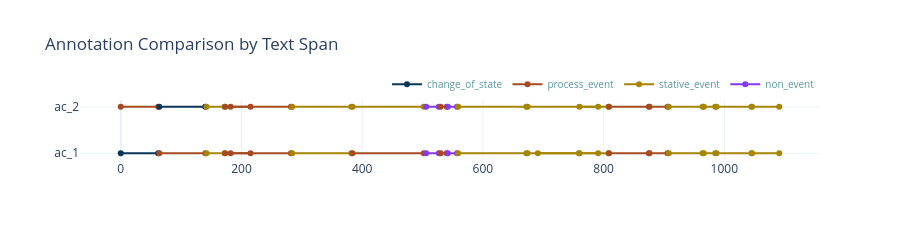

The cell this chart's notebook holds for it:
### Markdown cell above
## Calculate Scott's pi and Cohen's kappa for two annotators with `calculate_scotts_pi()` and `calculate_cohens_kappa()` <a class="anchor" id="3-bullet"></a>


The demo project contains three annotation collections.
In this demo we will compute the agreement of the collections 'ac_1' and 'ac_2'.

For every annotation in annotation collection 1 (`ac1_name_or_inst`) both methods search for the best matching annotation
in annotation collection 2 (`ac2_name_or_inst`) with respect to its annotation text span.
The following examples show how matching annotations in two annotation collections are identified:

<img src="img/best_match_example_iaa.png">

In contrast to the `gamma_agreement` method (see below), both `calculate_scotts_pi()` and `calculate_cohens_kappa()` only consider the best matching annotations
from both annotation collections when computing the IAA value.

### Basic example <a class="anchor" id="3.1"></a>

First, we will take look at both annotation collections by comparing the annotation spans.

### Code cell
# compare the annotation collections by start point
my_project.compare_annotation_collections(
    annotation_collections=['ac_1', 'ac_2']
)

### Figure 1 — Plotly figure (JSON) as saved in the notebook; plotly's stock layout.template omitted (floating-point values rounded to 4 significant figures)
{"data": [{"legendgroup": "change_of_state", "marker": {"color": "#093658"}, "mode": "lines+markers", "name": "change_of_state", "showlegend": true, "text": "<I><br>One morning, as Gregor Samsa was waking up from anxious<br>dreams<br></I>", "x": [0, 62], "y": ["ac_1", "ac_1"], "type": "scatter"}, {"legendgroup": "process_event", "marker": {"color": "#A64B21"}, "mode": "lines+markers", "name": "process_event", "showlegend": true, "text": "<I><br>he discovered that in bed he had been changed into<br>a monstrous verminous bug<br></I>", "x": [64, 140], "y": ["ac_1", "ac_1"], "type": "scatter"}, {"legendgroup": "stative_event", "marker": {"color": "#A68500"}, "mode": "lines+markers", "name": "stative_event", "showlegend": true, "text": "<I><br>He lay on his armour-hard back<br></I>", "x": [142, 172], "y": ["ac_1", "ac_1"], "type": "scatter"}, {"legendgroup": "process_event", "marker": {"color": "#A64B21"}, "mode": "lines+markers", "name": "process_event", "showlegend": false, "text": "<I><br>and saw his brown, arched abdomen divided up into rigid<br>bow-like sections<br></I>", "x": [173, 282], "y": ["ac_1", "ac_1"], "type": "scatter"}, {"legendgroup": "process_event", "marker": {"color": "#A64B21"}, "mode": "lines+markers", "name": "process_event", "showlegend": false, "text": "<I><br>as he lifted his head up a little<br></I>", "x": [182, 215], "y": ["ac_1", "ac_1"], "type": "scatter"}, {"legendgroup": "stative_event", "marker": {"color": "#A68500"}, "mode": "lines+markers", "name": "stative_event", "showlegend": false, "text": "<I><br>From this height the blanket, just about ready to slide<br>off completely, could hardly stay in place<br></I>", "x": [284, 382], "y": ["ac_1", "ac_1"], "type": "scatter"}, {"legendgroup": "process_event", "marker": {"color": "#A64B21"}, "mode": "lines+markers", "name": "process_event", "showlegend": false, "text": "<I><br>His numerous legs, pitifully thin in comparison to the rest<br>of his circumference, flickered helplessly before his eyes<br></I>", "x": [384, 502], "y": ["ac_1", "ac_1"], "type": "scatter"}, {"legendgroup": "non_event", "marker": {"color": "#843AF2"}, "mode": "lines+markers", "name": "non_event", "showlegend": true, "text": "<I><br>What's happened to me<br></I>", "x": [506, 527], "y": ["ac_1", "ac_1"], "type": "scatter"}, {"legendgroup": "process_event", "marker": {"color": "#A64B21"}, "mode": "lines+markers", "name": "process_event", "showlegend": false, "text": "<I><br>he thought<br></I>", "x": [530, 540], "y": ["ac_1", "ac_1"], "type": "scatter"}, {"legendgroup": "non_event", "marker": {"color": "#843AF2"}, "mode": "lines+markers", "name": "non_event", "showlegend": false, "text": "<I><br>It was no dream<br></I>", "x": [542, 557], "y": ["ac_1", "ac_1"], "type": "scatter"}, {"legendgroup": "stative_event", "marker": {"color": "#A68500"}, "mode": "lines+markers", "name": "stative_event", "showlegend": false, "text": "<I><br>His room, a proper room for a human being, only<br>somewhat too small, lay quietly between the four well-known walls<br></I>", "x": [559, 672], "y": ["ac_1", "ac_1"], "type": "scatter"}, {"legendgroup": "stative_event", "marker": {"color": "#A68500"}, "mode": "lines+markers", "name": "stative_event", "showlegend": false, "text": "<I><br>Above the table hung the picture<br></I>", "x": [674, 808], "y": ["ac_1", "ac_1"], "type": "scatter"}, {"legendgroup": "stative_event", "marker": {"color": "#A68500"}, "mode": "lines+markers", "name": "stative_event", "showlegend": false, "text": "<I><br>on which an unpacked collection of sample cloth goods was<br>spread out<br></I>", "x": [691, 759], "y": ["ac_1", "ac_1"], "type": "scatter"}, {"legendgroup": "stative_event", "marker": {"color": "#A68500"}, "mode": "lines+markers", "name": "stative_event", "showlegend": false, "text": "<I><br>Samsa was a travelling salesman<br></I>", "x": [760, 791], "y": ["ac_1", "ac_1"], "type": "scatter"}, {"legendgroup": "process_event", "marker": {"color": "#A64B21"}, "mode": "lines+markers", "name": "process_event", "showlegend": false, "text": "<I><br>which he had cut out of an illustrated magazine a<br>little while ago<br></I>", "x": [809, 875], "y": ["ac_1", "ac_1"], "type": "scatter"}, {"legendgroup": "process_event", "marker": {"color": "#A64B21"}, "mode": "lines+markers", "name": "process_event", "showlegend": false, "text": "<I><br>and set in a pretty gilt frame<br></I>", "x": [876, 906], "y": ["ac_1", "ac_1"], "type": "scatter"}, {"legendgroup": "stative_event", "marker": {"color": "#A68500"}, "mode": "lines+markers", "name": "stative_event", "showlegend": false, "text": "<I><br>It was a picture of a woman with a fur<br>hat and a fur boa<br></I>", "x": [908, 964], "y": ["ac_1", "ac_1"], "type": "scatter"}, {"legendgroup": "stative_event", "marker": {"color": "#A68500"}, "mode": "lines+markers", "name": "stative_event", "showlegend": false, "text": "<I><br>She sat erect there<br></I>", "x": [966, 985], "y": ["ac_1", "ac_1"], "type": "scatter"}, {"legendgroup": "stative_event", "marker": {"color": "#A68500"}, "mode": "lines+markers", "name": "stative_event", "showlegend": false, "text": "<I><br>lifting up in the direction of the viewer a solid<br>fur muff<br></I>", "x": [987, 1045], "y": ["ac_1", "ac_1"], "type": "scatter"}, {"legendgroup": "stative_event", "marker": {"color": "#A68500"}, "mode": "lines+markers", "name": "stative_event", "showlegend": false, "text": "<I><br>into which her entire forearm had disappeared<br></I>", "x": [1046, 1091], "y": ["ac_1", "ac_1"], "type": "scatter"}, {"legendgroup": "process_event", "marker": {"color": "#A64B21"}, "mode": "lines+markers", "name": "process_event", "showlegend": false, "text": "<I><br>One morning, as Gregor Samsa was waking up from anxious<br>dreams<br></I>", "x": [0, 62], "y": ["ac_2", "ac_2"], "type": "scatter"}, {"legendgroup": "change_of_state", "marker": {"color": "#093658"}, "mode": "lines+markers", "name": "change_of_state", "showlegend": false, "text": "<I><br>he discovered that in bed he had been changed into<br>a monstrous verminous bug<br></I>", "x": [64, 140], "y": ["ac_2", "ac_2"], "type": "scatter"}, {"legendgroup": "stative_event", "marker": {"color": "#A68500"}, "mode": "lines+markers", "name": "stative_event", "showlegend": false, "text": "<I><br>He lay on his armour-hard back<br></I>", "x": [142, 172], "y": ["ac_2", "ac_2"], "type": "scatter"}, {"legendgroup": "process_event", "marker": {"color": "#A64B21"}, "mode": "lines+markers", "name": "process_event", "showlegend": false, "text": "<I><br>and saw his brown, arched abdomen divided up into rigid<br>bow-like sections<br></I>", "x": [173, 282], "y": ["ac_2", "ac_2"], "type": "scatter"}, {"legendgroup": "process_event", "marker": {"color": "#A64B21"}, "mode": "lines+markers", "name": "process_event", "showlegend": false, "text": "<I><br>as he lifted his head up a little<br></I>", "x": [182, 215], "y": ["ac_2", "ac_2"], "type": "scatter"}, {"legendgroup": "stative_event", "marker": {"color": "#A68500"}, "mode": "lines+markers", "name": "stative_event", "showlegend": false, "text": "<I><br>From this height the blanket, just about ready to slide<br>off completely, could hardly stay in place<br></I>", "x": [284, 382], "y": ["ac_2", "ac_2"], "type": "scatter"}, {"legendgroup": "stative_event", "marker": {"color": "#A68500"}, "mode": "lines+markers", "name": "stative_event", "showlegend": false, "text": "<I><br>His numerous legs, pitifully thin in comparison to the rest<br>of his circumference, flickered helplessly before his eyes<br></I>", "x": [384, 502], "y": ["ac_2", "ac_2"], "type": "scatter"}, {"legendgroup": "non_event", "marker": {"color": "#843AF2"}, "mode": "lines+markers", "name": "non_event", "showlegend": false, "text": "<I><br>What's happened to me<br></I>", "x": [506, 527], "y": ["ac_2", "ac_2"], "type": "scatter"}, {"legendgroup": "process_event", "marker": {"color": "#A64B21"}, "mode": "lines+markers", "name": "process_event", "showlegend": false, "text": "<I><br>he thought<br></I>", "x": [530, 540], "y": ["ac_2", "ac_2"], "type": "scatter"}, {"legendgroup": "non_event", "marker": {"color": "#843AF2"}, "mode": "lines+markers", "name": "non_event", "showlegend": false, "text": "<I><br>It was no dream<br></I>", "x": [542, 557], "y": ["ac_2", "ac_2"], "type": "scatter"}, {"legendgroup": "stative_event", "marker": {"color": "#A68500"}, "mode": "lines+markers", "name": "stative_event", "showlegend": false, "text": "<I><br>His room, a proper room for a human being, only<br>somewhat too small, lay quietly between the four well-known walls<br></I>", "x": [559, 672], "y": ["ac_2", "ac_2"], "type": "scatter"}, {"legendgroup": "stative_event", "marker": {"color": "#A68500"}, "mode": "lines+markers", "name": "stative_event", "showlegend": false, "text": "<I><br>Above the table, on which an unpacked collection of sample<br>cloth goods was spread out hung the picture<br></I>", "x": [674, 808], "y": ["ac_2", "ac_2"], "type": "scatter"}, {"legendgroup": "stative_event", "marker": {"color": "#A68500"}, "mode": "lines+markers", "name": "stative_event", "showlegend": false, "text": "<I><br>Samsa was a travelling salesman<br></I>", "x": [760, 791], "y": ["ac_2", "ac_2"], "type": "scatter"}, {"legendgroup": "process_event", "marker": {"color": "#A64B21"}, "mode": "lines+markers", "name": "process_event", "showlegend": false, "text": "<I><br>which he had cut out of an illustrated magazine a<br>little while ago<br></I>", "x": [809, 875], "y": ["ac_2", "ac_2"], "type": "scatter"}, {"legendgroup": "process_event", "marker": {"color": "#A64B21"}, "mode": "lines+markers", "name": "process_event", "showlegend": false, "text": "<I><br>and set in a pretty gilt frame<br></I>", "x": [876, 906], "y": ["ac_2", "ac_2"], "type": "scatter"}, {"legendgroup": "stative_event", "marker": {"color": "#A68500"}, "mode": "lines+markers", "name": "stative_event", "showlegend": false, "text": "<I><br>It was a picture of a woman with a fur<br>hat and a fur boa<br></I>", "x": [908, 964], "y": ["ac_2", "ac_2"], "type": "scatter"}, {"legendgroup": "stative_event", "marker": {"color": "#A68500"}, "mode": "lines+markers", "name": "stative_event", "showlegend": false, "text": "<I><br>She sat erect there<br></I>", "x": [966, 985], "y": ["ac_2", "ac_2"], "type": "scatter"}, {"legendgroup": "stative_event", "marker": {"color": "#A68500"}, "mode": "lines+markers", "name": "stative_event", "showlegend": false, "text": "<I><br>lifting up in the direction of the viewer a solid<br>fur muff<br></I>", "x": [987, 1045], "y": ["ac_2", "ac_2"], "type": "scatter"}, {"legendgroup": "stative_event", "marker": {"color": "#A68500"}, "mode": "lines+markers", "name": "stative_event", "showlegend": false, "text": "<I><br>into which her entire forearm had disappeared<br></I>", "x": [1046, 1091], "y": ["ac_2", "ac_2"], "type": "scatter"}], "layout": {"title": {"text": "Annotation Comparison by Text Span"}, "height": 240, "legend": {"font": {"color": "#5A98A1", "size": 10}, "orientation": "h", "yanchor": "bottom", "y": 1.02, "xanchor": "right", "x": 1}}}
